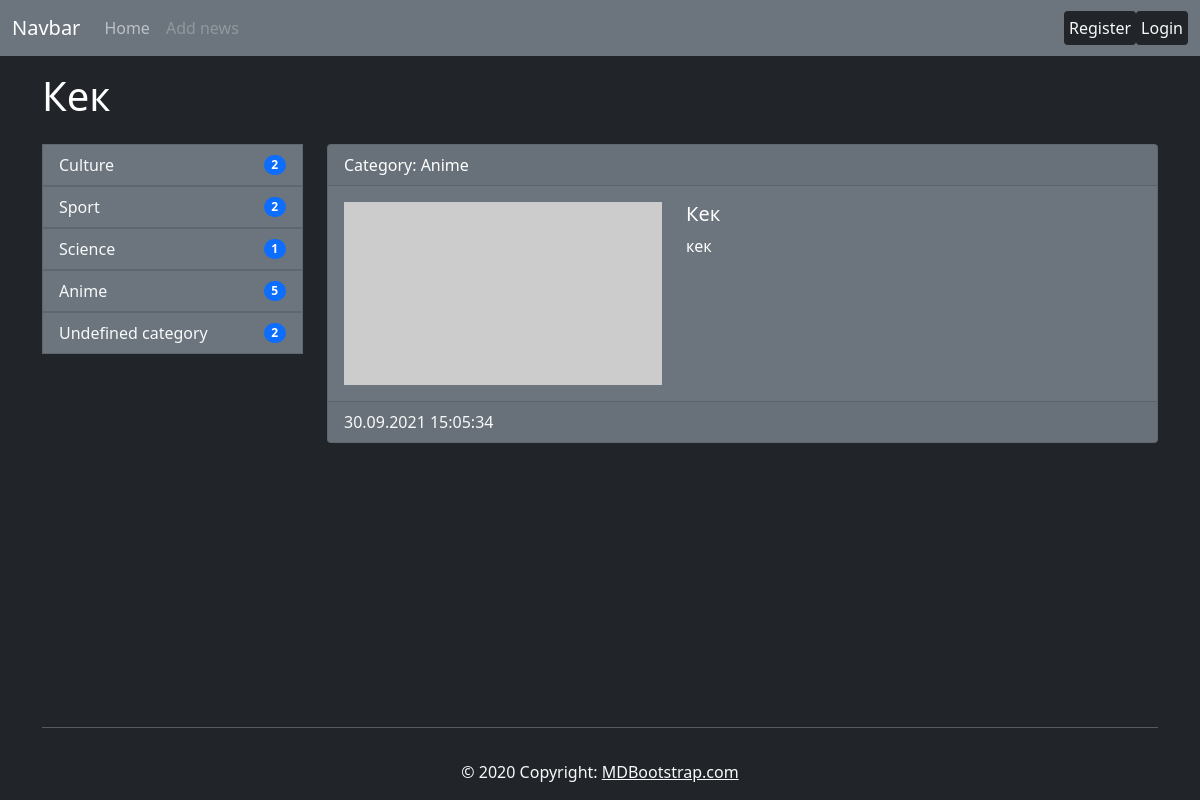
Page /news/11 on the committed database.
### news/models.py (models this page shows, shortened)
class News(models.Model):
    title = models.CharField(max_length=150)
    description = models.TextField(blank=True)
    created_at = models.DateTimeField(auto_now_add=True)
    updated_at = models.DateTimeField(auto_now=True)
    photo = models.ImageField(upload_to='photos/%Y/%m/%d/', blank=True, null=True)
    is_published = models.BooleanField(default=True)
    views = models.IntegerField(default=0)
    category = models.ForeignKey('Category', on_delete=models.PROTECT, null=True)
    class Meta:
        verbose_name = 'News'
        verbose_name_plural = 'News'
        ordering = ['-created_at']

class Category(models.Model):
    title = models.CharField(max_length=150, db_index=True)
    def get_absolute_url(self):
        return reverse('category', kwargs={'category_id': self.pk})
    class Meta:
        verbose_name = 'Category'
        verbose_name_plural = 'Categories'
        ordering = ['title']

### news/views.py (the view)
# urls.py: path('news/<int:news_id>', ViewNews.as_view(), name='view_news'),
class ViewNews(DetailView):
    model = News
    template_name = 'news/view_news.html'
    pk_url_kwarg = 'news_id'
    context_object_name = 'news_item'

### news/templatetags/news_tags.py (called while the page is built)
@register.inclusion_tag('inc/_list_categories.html')
def show_categories():
    categories = Category.objects.annotate(cnt=Count('news', filter=F('news__is_published'))).filter(cnt__gt=0)
    return {'categories': categories}

@register.simple_tag
def is_disabled_url(request):
    if not request.user.is_authenticated:
        return 'disabled'
    return ''

@register.simple_tag
def is_active_url(request, correct_url):
    if request.get_full_path() == correct_url:
        return 'active'
    return ''

### news/templates/news/view_news.html (shortened to what this page needs)
{% extends 'base.html' %}
{% load news_tags %}
{% block contents %}
  {{ news_item.title }}
{% endblock contents %}
{% block sidebar %}
  {% show_categories %}
{% endblock sidebar %}
{% block content %}
  <div class="col-md-9">
      <div class="card mb-3 text-white bg-secondary">
        <div class="card-header">
          Category: <a href="{{ news_item.category.get_absolute_url }}" class="text-white text-decoration-none">{{ news_item.category.title }}</a>
        </div>
        <div class="card-body row">
          <div class="col-md-5">
            {% if news_item.photo %}
              <img src="{{ news_item.photo.url }}" alt="" width="400" class="" style="width: 100%">
            {% else %}
              <img src="https://picsum.photos/400/230?grayscale&blur=2" alt="" class="" style="width: 100%">
            {% endif %}
          </div>
          <div class="media-body col-md-7">
            <h5 class="card-title">{{ news_item.title }}</h5>
            <p class="card-text">{{ news_item.description }}</p>
          </div>
        </div>
        <div class="card-footer text-light">
          {{ news_item.created_at|date:"d.m.Y H:i:s" }}
        </div>
      </div>
  </div>
{% endblock content %}

### templates/inc/_list_categories.html
<div class="col-md-3 mb-5">
    <div class="list-group">
        {% for category in categories %}
            <a href="{{ category.get_absolute_url }}" class="category-link">
                <li class="list-group-item list-group-item-mine d-flex justify-content-between align-items-center">
                    {{ category.title }}
                    <span class="badge bg-primary rounded-pill">{{ category.cnt }}</span>
                </li>
            </a>
        {% endfor %}
    </div>
</div>

### templates/base.html (style rules this page uses)
.list-group-item-mine { background-color: var(--bs-secondary); color: var(--bs-light); cursor: pointer; transition: color .1s linear, background-color .1s linear; }
.category-link { text-decoration: none; }

### rows in the picture
News: title "Кек", category "Anime", description "кек", created_at "30.09.2021 15:05:34"
Category: title "Culture", cnt "2"
Category: title "Sport", cnt "2"
Category: title "Science", cnt "1"
Category: title "Anime", cnt "5"
Category: title "Undefined category", cnt "2"
